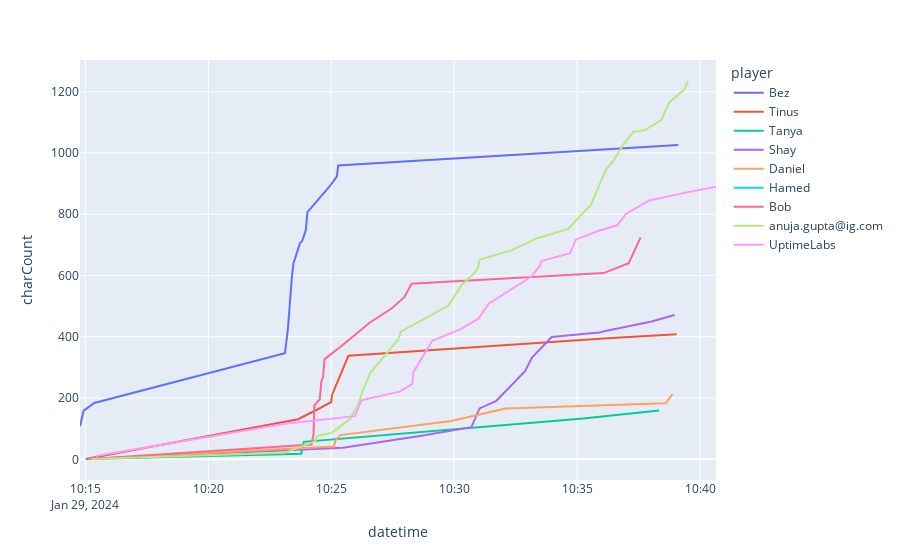

This figure's notebook cell:
### Code cell
p = px.line(messageData, "datetime", "charCount", color = "player")#.facet("player")
p.show()
p.write_html("playerCharActivity.html")

### Figure 1 — Plotly figure (JSON) as saved in the notebook; plotly's stock layout.template omitted (floating-point values rounded to 4 significant figures)
{"data": [{"hovertemplate": "player=Bez<br>datetime=%{x}<br>charCount=%{y}<extra></extra>", "legendgroup": "Bez", "line": {"color": "#636efa", "dash": "solid"}, "marker": {"symbol": "circle"}, "mode": "lines", "name": "Bez", "orientation": "v", "showlegend": true, "type": "scatter", "x": ["2024-01-29 10:14:47", "2024-01-29 10:14:56", "2024-01-29 10:15:22", "2024-01-29 10:23:07", "2024-01-29 10:23:14", "2024-01-29 10:23:19", "2024-01-29 10:23:24", "2024-01-29 10:23:28", "2024-01-29 10:23:32", "2024-01-29 10:23:44", "2024-01-29 10:23:49", "2024-01-29 10:23:58", "2024-01-29 10:24:02", "2024-01-29 10:24:55", "2024-01-29 10:25:14", "2024-01-29 10:25:17", "2024-01-29 10:39:07"], "xaxis": "x", "y": [108, 159, 184, 346, 421, 524, 594, 642, 656, 707, 712, 748, 807, 889, 924, 959, 1026], "yaxis": "y"}, {"hovertemplate": "player=Tinus<br>datetime=%{x}<br>charCount=%{y}<extra></extra>", "legendgroup": "Tinus", "line": {"color": "#EF553B", "dash": "solid"}, "marker": {"symbol": "circle"}, "mode": "lines", "name": "Tinus", "orientation": "v", "showlegend": true, "type": "scatter", "x": ["2024-01-29 10:15:01", "2024-01-29 10:23:39", "2024-01-29 10:24:24", "2024-01-29 10:25:00", "2024-01-29 10:25:02", "2024-01-29 10:25:42", "2024-01-29 10:36:14", "2024-01-29 10:39:03"], "xaxis": "x", "y": [1, 131, 161, 187, 210, 338, 395, 408], "yaxis": "y"}, {"hovertemplate": "player=Tanya<br>datetime=%{x}<br>charCount=%{y}<extra></extra>", "legendgroup": "Tanya", "line": {"color": "#00cc96", "dash": "solid"}, "marker": {"symbol": "circle"}, "mode": "lines", "name": "Tanya", "orientation": "v", "showlegend": true, "type": "scatter", "x": ["2024-01-29 10:15:02", "2024-01-29 10:23:47", "2024-01-29 10:23:53", "2024-01-29 10:35:15", "2024-01-29 10:38:20"], "xaxis": "x", "y": [1, 18, 57, 133, 159], "yaxis": "y"}, {"hovertemplate": "player=Shay<br>datetime=%{x}<br>charCount=%{y}<extra></extra>", "legendgroup": "Shay", "line": {"color": "#ab63fa", "dash": "solid"}, "marker": {"symbol": "circle"}, "mode": "lines", "name": "Shay", "orientation": "v", "showlegend": true, "type": "scatter", "x": ["2024-01-29 10:15:05", "2024-01-29 10:25:29", "2024-01-29 10:28:44", "2024-01-29 10:30:42", "2024-01-29 10:31:02", "2024-01-29 10:31:43", "2024-01-29 10:32:53", "2024-01-29 10:33:10", "2024-01-29 10:33:58", "2024-01-29 10:35:54", "2024-01-29 10:36:09", "2024-01-29 10:38:02", "2024-01-29 10:38:58"], "xaxis": "x", "y": [1, 38, 78, 105, 166, 191, 288, 332, 399, 414, 419, 450, 471], "yaxis": "y"}, {"hovertemplate": "player=Daniel<br>datetime=%{x}<br>charCount=%{y}<extra></extra>", "legendgroup": "Daniel", "line": {"color": "#FFA15A", "dash": "solid"}, "marker": {"symbol": "circle"}, "mode": "lines", "name": "Daniel", "orientation": "v", "showlegend": true, "type": "scatter", "x": ["2024-01-29 10:15:08", "2024-01-29 10:25:07", "2024-01-29 10:25:10", "2024-01-29 10:25:22", "2024-01-29 10:29:53", "2024-01-29 10:32:05", "2024-01-29 10:38:36", "2024-01-29 10:38:53"], "xaxis": "x", "y": [1, 42, 60, 79, 125, 166, 183, 213], "yaxis": "y"}, {"hovertemplate": "player=Hamed<br>datetime=%{x}<br>charCount=%{y}<extra></extra>", "legendgroup": "Hamed", "line": {"color": "#19d3f3", "dash": "solid"}, "marker": {"symbol": "circle"}, "mode": "lines", "name": "Hamed", "orientation": "v", "showlegend": true, "type": "scatter", "x": ["2024-01-29 10:15:09"], "xaxis": "x", "y": [1], "yaxis": "y"}, {"hovertemplate": "player=Bob<br>datetime=%{x}<br>charCount=%{y}<extra></extra>", "legendgroup": "Bob", "line": {"color": "#FF6692", "dash": "solid"}, "marker": {"symbol": "circle"}, "mode": "lines", "name": "Bob", "orientation": "v", "showlegend": true, "type": "scatter", "x": ["2024-01-29 10:15:12", "2024-01-29 10:24:12", "2024-01-29 10:24:17", "2024-01-29 10:24:19", "2024-01-29 10:24:32", "2024-01-29 10:24:36", "2024-01-29 10:24:40", "2024-01-29 10:24:44", "2024-01-29 10:25:25", "2024-01-29 10:26:33", "2024-01-29 10:27:28", "2024-01-29 10:27:59", "2024-01-29 10:28:16", "2024-01-29 10:36:05", "2024-01-29 10:37:06", "2024-01-29 10:37:29", "2024-01-29 10:37:35"], "xaxis": "x", "y": [1, 48, 83, 176, 196, 253, 269, 327, 370, 445, 493, 530, 573, 608, 640, 711, 724], "yaxis": "y"}, {"hovertemplate": "player=anuja.gupta@ig.com<br>datetime=%{x}<br>charCount=%{y}<extra></extra>", "legendgroup": "anuja.gupta@ig.com", "line": {"color": "#B6E880", "dash": "solid"}, "marker": {"symbol": "circle"}, "mode": "lines", "name": "anuja.gupta@ig.com", "orientation": "v", "showlegend": true, "type": "scatter", "x": ["2024-01-29 10:15:15", "2024-01-29 10:23:06", "2024-01-29 10:24:21", "2024-01-29 10:24:25", "2024-01-29 10:25:02", "2024-01-29 10:25:48", "2024-01-29 10:25:52", "2024-01-29 10:26:06", "2024-01-29 10:26:17", "2024-01-29 10:26:34", "2024-01-29 10:26:36", "2024-01-29 10:27:43", "2024-01-29 10:27:50", "2024-01-29 10:29:46", "2024-01-29 10:30:17", "2024-01-29 10:30:49", "2024-01-29 10:30:57", "2024-01-29 10:31:03", "2024-01-29 10:32:21", "2024-01-29 10:33:19", "2024-01-29 10:34:38", "2024-01-29 10:35:34", "2024-01-29 10:35:51", "2024-01-29 10:36:10", "2024-01-29 10:36:30", "2024-01-29 10:36:51", "2024-01-29 10:37:17", "2024-01-29 10:37:44", "2024-01-29 10:38:25", "2024-01-29 10:38:45", "2024-01-29 10:39:21", "2024-01-29 10:39:31"], "xaxis": "x", "y": [1, 21, 59, 76, 87, 134, 147, 180, 225, 276, 283, 390, 417, 502, 567, 607, 622, 652, 683, 720, 752, 831, 885, 944, 977, 1024, 1069, 1074, 1107, 1165, 1206, 1235], "yaxis": "y"}, {"hovertemplate": "player=UptimeLabs<br>datetime=%{x}<br>charCount=%{y}<extra></extra>", "legendgroup": "UptimeLabs", "line": {"color": "#FF97FF", "dash": "solid"}, "marker": {"symbol": "circle"}, "mode": "lines", "name": "UptimeLabs", "orientation": "v", "showlegend": true, "type": "scatter", "x": ["2024-01-29 10:15:26", "2024-01-29 10:23:07", "2024-01-29 10:25:58", "2024-01-29 10:26:14", "2024-01-29 10:27:47", "2024-01-29 10:28:18", "2024-01-29 10:28:20", "2024-01-29 10:29:07", "2024-01-29 10:30:15", "2024-01-29 10:31:00", "2024-01-29 10:31:24", "2024-01-29 10:33:07", "2024-01-29 10:33:30", "2024-01-29 10:33:33", "2024-01-29 10:34:43", "2024-01-29 10:34:57", "2024-01-29 10:35:53", "2024-01-29 10:36:38", "2024-01-29 10:36:59", "2024-01-29 10:37:56", "2024-01-29 10:39:19", "2024-01-29 10:40:39"], "xaxis": "x", "y": [11, 116, 141, 193, 221, 246, 283, 388, 424, 460, 508, 595, 633, 647, 673, 717, 746, 764, 801, 845, 869, 890], "yaxis": "y"}], "layout": {"legend": {"title": {"text": "player"}, "tracegroupgap": 0}, "margin": {"t": 60}, "xaxis": {"anchor": "y", "domain": [0, 1], "title": {"text": "datetime"}}, "yaxis": {"anchor": "x", "domain": [0, 1], "title": {"text": "charCount"}}}}
